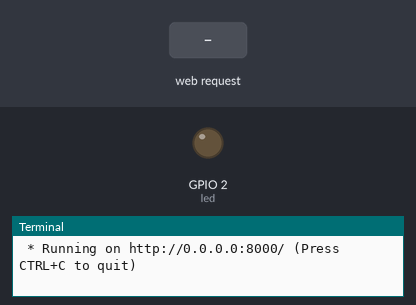
The program below on a simulated Raspberry Pi (BCM pin numbers). Shown: output pins drawn as LEDs (lit = HIGH), the last lines printed to the terminal. Inputs (shaded band) come from the test bench. The clock reads 2024-03-15 10:24:30 at power-on unless the program sets it.

Above: at 1.2 s.
1.3 s: HTTP request for /on received
At 2.6 s:
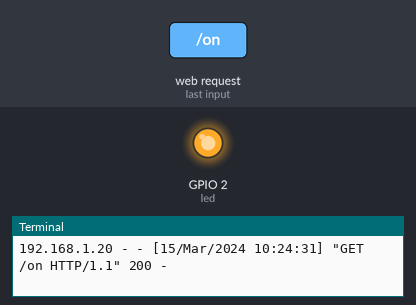
4.3 s: HTTP request for /off received
At 4.9 s:
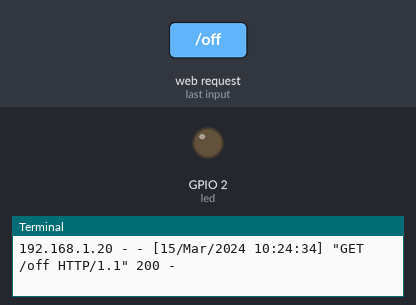
Timing chart, 0 to 7.3 s (numbered marks = the images above; inputs shaded):
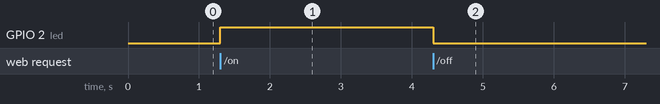

Measured:
- after the input at 1.3 s, GPIO 2 (led): LOW → HIGH at once
- after the input at 4.3 s, GPIO 2 (led): HIGH → LOW at once

The program:

Main.py
```python
from flask import Flask, render_template
from gpiozero import LED
led = LED(2)

app = Flask(__name__)

@app.route("/")

def home():
    if led.value == 1:
        status = 'ON'
    else:
        status = 'OFF'
    return render_template('home.html', status=status)


@app.route("/on")

def on():
    led.on()
    return "LED on"

@app.route("/off")

def off():
    led.off()
    return "LED off"

if __name__ == "__main__":
    app.run(host='0.0.0.0', port=8000)
```
